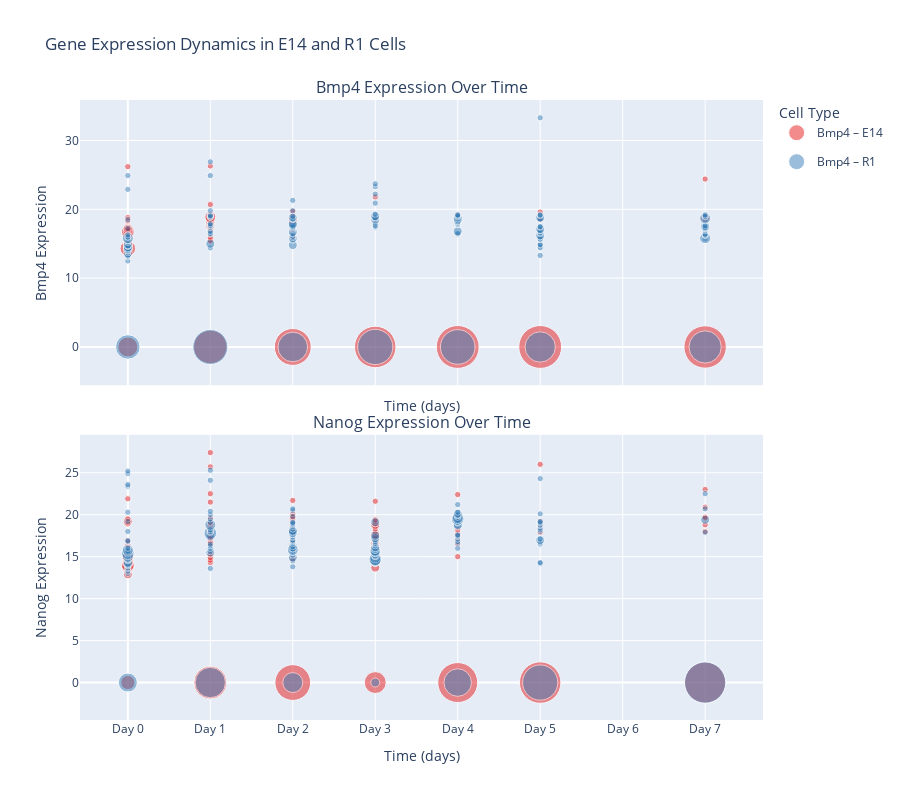

Notebook cell for this chart:
### Markdown cell above
### Part 2. Visualize some data
Because the dataset is high-dimensional (cells are described across 96 genes), we canNOT visualize all genes. In this part, we will restrict our focus on two genes: "Bmp4" and "Nanog".

Create a figure with two plots (one for each gene), where each plot shows, at each time (0H, 24H, ..., 168H), the statistics of expresssion levels of the genes in cells. What plot types are appropriate for this ?
Hint: you may want to have time on the x-asis  

Bonus: There are two types of cells in the dataset (E14 and R1). Can you enhance the plot to visualize the expression levels within each cell type ? What do you observe ?

### Code cell
import plotly.express as px
from plotly.subplots import make_subplots

df["Bmp4_group"] = df["Bmp4"].round(1)
df["Nanog_group"] = df["Nanog"].round(1)

bmp4_summary = (
    df.groupby(["Time", "Type", "Bmp4_group"])
      .size()
      .reset_index(name="Count")
)

nanog_summary = (
    df.groupby(["Time", "Type", "Nanog_group"])
      .size()
      .reset_index(name="Count")
)

fig = make_subplots(
    rows=2,
    cols=1,
    shared_xaxes=True,
    vertical_spacing=0.08,
    subplot_titles=(
        "Bmp4 Expression Over Time",
        "Nanog Expression Over Time"
    )
)

for cell_line, color in zip(["E14", "R1"], px.colors.qualitative.Set1):
    subset = bmp4_summary[bmp4_summary["Type"] == cell_line]

    fig.add_scatter(
        x=subset["Time"],
        y=subset["Bmp4_group"],
        mode="markers",
        marker=dict(
            size=subset["Count"] * 20,
            color=color,
            opacity=0.5,
            sizemode="area"
        ),
        name=f"Bmp4 – {cell_line}",
        legendgroup=cell_line,
        row=1, col=1
    )

for cell_line, color in zip(["E14", "R1"], px.colors.qualitative.Set1):
    subset = nanog_summary[nanog_summary["Type"] == cell_line]

    fig.add_scatter(
        x=subset["Time"],
        y=subset["Nanog_group"],
        mode="markers",
        marker=dict(
            size=subset["Count"] * 20,
            color=color,
            opacity=0.5,
            sizemode="area"
        ),
        name=f"Nanog – {cell_line}",
        legendgroup=cell_line,
        showlegend=False,
        row=2, col=1
    )


fig.update_xaxes(
    title_text="Time (days)",
    tickvals=[0, 24, 48, 72, 96, 120, 144, 168],
    ticktext=["Day 0", "Day 1", "Day 2", "Day 3", "Day 4", "Day 5", "Day 6", "Day 7"]
)

fig.update_yaxes(title_text="Bmp4 Expression", row=1, col=1)
fig.update_yaxes(title_text="Nanog Expression", row=2, col=1)

fig.update_layout(
    title="Gene Expression Dynamics in E14 and R1 Cells",
    height=800,
    width=900,
    legend_title_text="Cell Type",
    template="plotly"
)

fig.show()

### Figure 1 — Plotly figure (JSON) as saved in the notebook; plotly's stock layout.template omitted (floating-point values rounded to 4 significant figures; data arrays with more than 128 entries replaced by an {"elided": "..."} marker saying what was removed)
{"data": [{"legendgroup": "E14", "marker": {"color": "rgb(228,26,28)", "opacity": 0.5, "size": [200, 40, 20, 20, 20, 20, 120, 40, 40, 40, 20, 20, 40, 20, 20, 20, 20, 80, 40, 20, 40, 20, 20, 20, 560, 20, 20, 20, 20, 40, 20, 20, 40, 20, 40, 60, 20, 20, 20, 20, 680, 20, 20, 20, 20, 20, 40, 20, 20, 20, 20, 20, 20, 20, 860, 20, 20, 20, 20, 20, 920, 20, 20, 920, 20, 20, 900, 40, 20], "sizemode": "area"}, "mode": "markers", "name": "Bmp4 – E14", "type": "scatter", "x": [0, 0, 0, 0, 0, 0, 0, 0, 0, 0, 0, 0, 0, 0, 0, 0, 0, 0, 0, 0, 0, 0, 0, 0, 24, 24, 24, 24, 24, 24, 24, 24, 24, 24, 24, 24, 24, 24, 24, 24, 48, 48, 48, 48, 48, 48, 48, 48, 48, 48, 48, 48, 48, 48, 72, 72, 72, 72, 72, 72, 96, 96, 96, 120, 120, 120, 168, 168, 168], "xaxis": "x", "y": [0.0, 13.6, 13.9, 14.0, 14.1, 14.2, 14.3, 14.4, 14.8, 15.0, 15.1, 15.2, 15.3, 15.4, 15.9, 16.0, 16.1, 16.7, 16.8, 17.0, 17.2, 18.3, 18.8, 26.2, 0.0, 15.4, 15.5, 15.9, 17.0, 17.6, 17.7, 17.9, 18.1, 18.2, 18.7, 18.9, 19.1, 19.2, 20.7, 26.3, 0.0, 15.9, 16.0, 17.0, 17.5, 18.2, 18.4, 18.5, 18.6, 18.7, 18.8, 18.9, 19.0, 19.7, 0.0, 18.1, 18.5, 18.6, 18.7, 21.8, 0.0, 18.9, 19.2, 0.0, 18.5, 19.6, 0.0, 18.7, 24.4], "yaxis": "y"}, {"legendgroup": "R1", "marker": {"color": "rgb(55,126,184)", "opacity": 0.5, "size": {"elided": "137 int values"}, "sizemode": "area"}, "mode": "markers", "name": "Bmp4 – R1", "type": "scatter", "x": {"elided": "137 int values"}, "xaxis": "x", "y": {"elided": "137 float values"}, "yaxis": "y"}, {"legendgroup": "E14", "marker": {"color": "rgb(228,26,28)", "opacity": 0.5, "size": [100, 40, 20, 20, 20, 20, 20, 80, 80, 20, 40, 60, 60, 20, 40, 40, 60, 20, 20, 20, 20, 20, 20, 20, 40, 20, 20, 540, 20, 20, 20, 20, 20, 20, 20, 20, 20, 20, 20, 20, 20, 20, 20, 20, 20, 20, 20, 20, 20, 640, 20, 20, 20, 20, 20, 20, 20, 20, 20, 20, 20, 20, 20, 20, 20, 20, 240, 40, 20, 20, 20, 20, 20, 20, 20, 40, 40, 40, 20, 20, 20, 40, 20, 20, 20, 20, 20, 20, 40, 20, 20, 40, 20, 20, 20, 20, 800, 20, 20, 20, 20, 20, 20, 20, 20, 860, 20, 20, 20, 20, 20, 840, 20, 20, 20, 20, 20, 20], "sizemode": "area"}, "mode": "markers", "name": "Nanog – E14", "showlegend": false, "type": "scatter", "x": [0, 0, 0, 0, 0, 0, 0, 0, 0, 0, 0, 0, 0, 0, 0, 0, 0, 0, 0, 0, 0, 0, 0, 0, 0, 0, 0, 24, 24, 24, 24, 24, 24, 24, 24, 24, 24, 24, 24, 24, 24, 24, 24, 24, 24, 24, 24, 24, 24, 48, 48, 48, 48, 48, 48, 48, 48, 48, 48, 48, 48, 48, 48, 48, 48, 48, 72, 72, 72, 72, 72, 72, 72, 72, 72, 72, 72, 72, 72, 72, 72, 72, 72, 72, 72, 72, 72, 72, 72, 72, 72, 72, 72, 72, 72, 72, 96, 96, 96, 96, 96, 96, 96, 96, 96, 120, 120, 120, 120, 120, 120, 168, 168, 168, 168, 168, 168, 168], "xaxis": "x2", "y": [0.0, 12.9, 13.2, 13.4, 13.5, 13.7, 13.8, 13.9, 14.0, 14.1, 14.2, 14.3, 14.4, 14.5, 14.6, 14.7, 15.0, 15.2, 15.5, 15.7, 15.9, 16.4, 16.9, 18.9, 19.2, 19.5, 21.9, 0.0, 14.3, 14.6, 14.9, 15.3, 16.5, 16.6, 16.7, 16.9, 17.2, 17.3, 17.8, 17.9, 18.3, 18.6, 18.9, 19.0, 19.6, 21.5, 22.5, 25.7, 27.4, 0.0, 14.7, 15.7, 16.9, 17.4, 17.5, 17.8, 18.0, 18.1, 18.4, 18.7, 19.3, 19.4, 19.6, 19.7, 20.1, 21.7, 0.0, 13.7, 14.2, 14.3, 14.5, 14.8, 14.9, 15.2, 15.3, 15.6, 15.8, 16.1, 16.2, 16.4, 16.5, 16.6, 16.7, 16.9, 17.1, 17.3, 17.4, 17.5, 17.6, 17.9, 18.3, 18.8, 18.9, 19.2, 19.4, 21.6, 0.0, 15.0, 16.5, 17.1, 17.6, 17.8, 18.2, 19.0, 22.4, 0.0, 17.9, 18.6, 18.8, 19.2, 26.0, 0.0, 18.0, 18.8, 19.6, 19.7, 20.9, 23.0], "yaxis": "y2"}, {"legendgroup": "R1", "marker": {"color": "rgb(55,126,184)", "opacity": 0.5, "size": {"elided": "151 int values"}, "sizemode": "area"}, "mode": "markers", "name": "Nanog – R1", "showlegend": false, "type": "scatter", "x": {"elided": "151 int values"}, "xaxis": "x2", "y": {"elided": "151 float values"}, "yaxis": "y2"}], "layout": {"annotations": [{"font": {"size": 16}, "showarrow": false, "text": "Bmp4 Expression Over Time", "x": 0.5, "xanchor": "center", "xref": "paper", "y": 1, "yanchor": "bottom", "yref": "paper"}, {"font": {"size": 16}, "showarrow": false, "text": "Nanog Expression Over Time", "x": 0.5, "xanchor": "center", "xref": "paper", "y": 0.46, "yanchor": "bottom", "yref": "paper"}], "height": 800, "legend": {"title": {"text": "Cell Type"}}, "title": {"text": "Gene Expression Dynamics in E14 and R1 Cells"}, "width": 900, "xaxis": {"anchor": "y", "domain": [0, 1], "matches": "x2", "showticklabels": false, "ticktext": ["Day 0", "Day 1", "Day 2", "Day 3", "Day 4", "Day 5", "Day 6", "Day 7"], "tickvals": [0, 24, 48, 72, 96, 120, 144, 168], "title": {"text": "Time (days)"}}, "xaxis2": {"anchor": "y2", "domain": [0, 1], "ticktext": ["Day 0", "Day 1", "Day 2", "Day 3", "Day 4", "Day 5", "Day 6", "Day 7"], "tickvals": [0, 24, 48, 72, 96, 120, 144, 168], "title": {"text": "Time (days)"}}, "yaxis": {"anchor": "x", "domain": [0.54, 1], "title": {"text": "Bmp4 Expression"}}, "yaxis2": {"anchor": "x2", "domain": [0, 0.46], "title": {"text": "Nanog Expression"}}}}
